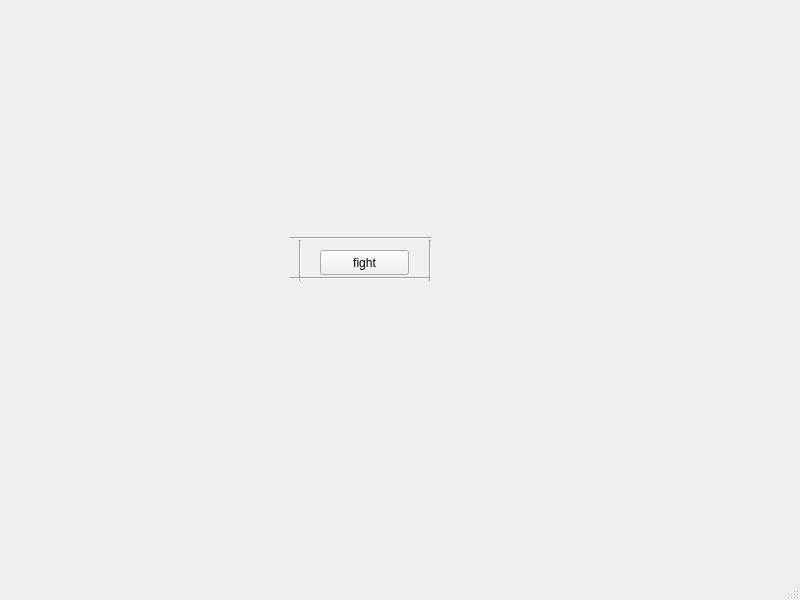
<?xml version="1.0" encoding="UTF-8"?>
<ui version="4.0">
 <class>MainWindow</class>
 <widget class="QMainWindow" name="MainWindow">
  <property name="geometry">
   <rect>
    <x>0</x>
    <y>0</y>
    <width>800</width>
    <height>600</height>
   </rect>
  </property>
  <property name="windowTitle">
   <string>MainWindow</string>
  </property>
  <widget class="QWidget" name="centralwidget">
   <widget class="QPushButton" name="press">
    <property name="geometry">
     <rect>
      <x>320</x>
      <y>250</y>
      <width>89</width>
      <height>25</height>
     </rect>
    </property>
    <property name="text">
     <string>fight</string>
    </property>
   </widget>
   <widget class="Line" name="line">
    <property name="geometry">
     <rect>
      <x>290</x>
      <y>240</y>
      <width>20</width>
      <height>41</height>
     </rect>
    </property>
    <property name="orientation">
     <enum>Qt::Vertical</enum>
    </property>
   </widget>
   <widget class="Line" name="line_2">
    <property name="geometry">
     <rect>
      <x>290</x>
      <y>230</y>
      <width>141</width>
      <height>16</height>
     </rect>
    </property>
    <property name="orientation">
     <enum>Qt::Horizontal</enum>
    </property>
   </widget>
   <widget class="Line" name="line_3">
    <property name="geometry">
     <rect>
      <x>290</x>
      <y>270</y>
      <width>141</width>
      <height>16</height>
     </rect>
    </property>
    <property name="orientation">
     <enum>Qt::Horizontal</enum>
    </property>
   </widget>
   <widget class="Line" name="line_4">
    <property name="geometry">
     <rect>
      <x>420</x>
      <y>240</y>
      <width>20</width>
      <height>41</height>
     </rect>
    </property>
    <property name="orientation">
     <enum>Qt::Vertical</enum>
    </property>
   </widget>
  </widget>
  <widget class="QMenuBar" name="menubar">
   <property name="geometry">
    <rect>
     <x>0</x>
     <y>0</y>
     <width>800</width>
     <height>22</height>
    </rect>
   </property>
  </widget>
  <widget class="QStatusBar" name="statusbar"/>
 </widget>
 <resources/>
 <connections/>
</ui>
